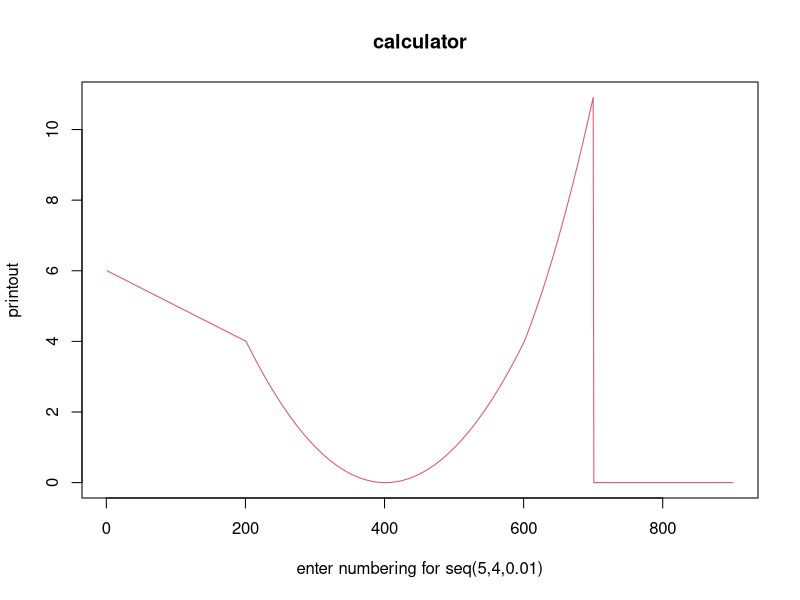
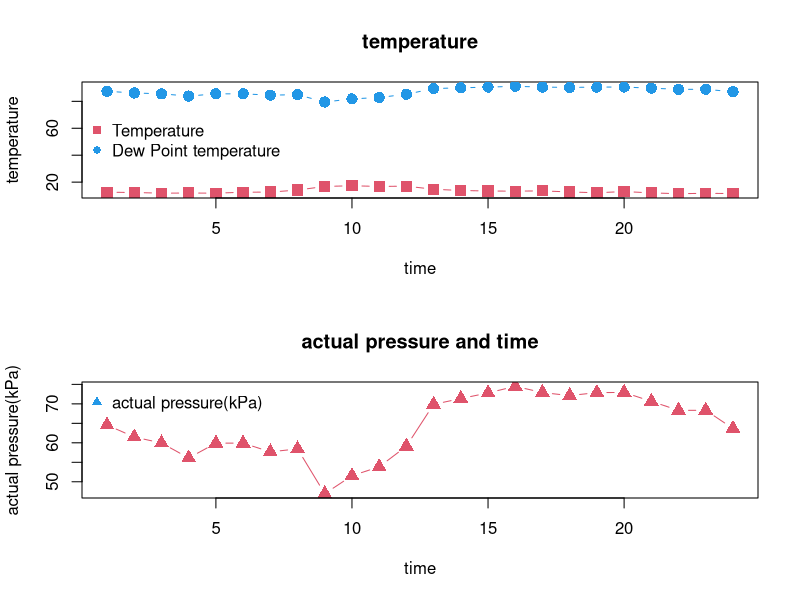

Write R code to recreate these figures, in order.
## ---- chunk 1
#for and create function homework 
rm(list = ls(all = TRUE))
#1
sigmaa<- NULL
echo<- NULL
lol<- seq(-5, 4, 0.01)
for (x in 1:901){
  print(lol[x])
  if (lol[x]<(-3)){
    echo[x] <- 1-lol[x]
  }else if ((-3)<=lol[x] & lol[x]<=1){
     echo[x] <- (lol[x]+1)^2
  }else if (1<lol[x] & lol[x]<2){
    echo[x] <- 2*(lol[x])^2+lol[x]+1
  }else {
    echo[x] <- 0
  }
  print(echo[x])
  sigmaa[x]<-echo[x]
}
plot(1:901, sigmaa,
     type = "l",
     xlab = "enter numbering for seq(5,4,0.01)",
     ylab = "printout", 
     main = "calculator",
     pch = c(15),
     cex = 1.5 , 
     col = c(2))


#2
rm(list = ls(all = TRUE))
#install.packages("data.table")
library(data.table)
Hour<- seq(1:24)
Pressure<- c(768.5, 768.6, 768.6, 768.5, 768.2, 768.2, 769, 769, 769.5, 769.5, 769.1, 767.9, 767.8, 767.3, 766.3, 768.1, 767.3, 767.3, 767.2, 767.7, 767.8, 767.8, 767.9, 767.1)
Tair<- c(12.5, 12.3, 11.8, 11.9, 11.8, 12.5, 12.6, 14.1, 16.8, 17.3, 16.8, 17, 14.7,13.8, 13.4, 13.3, 13.5, 12.7, 12.1, 13, 12, 11.4, 11.7, 11.5)
RH<- c(84, 80, 78, 73, 78, 78, 75, 76, 61, 67, 70, 77, 91, 93, 95, 97, 95, 94, 95, 95, 92, 89, 89, 83)
pltto<-cbind(Hour, Pressure,  Tair, RH)

#建立函數
#實際水氣壓
avp<- function(x){
  0.611*e^(17.5*x/(240.97+x))
}
#露點溫度
AH<- function(a,b){
  a*b/100
}
DPT<- function(a){
  (240.97*log(a/0.611))/(17.50-log(a/0.611))
}


acta<- AH(Pressure/10, RH)
lala<- cbind(Tair,DPT(acta))

par(mfrow=c(2,1), no.readonly = FALSE)
matplot(Hour, lala,
        type = "b",
        xlab = "time",
        ylab = "temperature", 
        main = "temperature",
        pch = c(15,16),
        cex = 1.5 , 
        col = c(2, 4))
legend("left"
       ,c("Temperature","Dew Point temperature"),
       pch = c(15,16),
       col = c(2,4),
       bty = "n")

matplot(Hour, acta,
        type = "b",
        xlab = "time",
        ylab = "actual pressure(kPa)", 
        main = "actual pressure and time",
        pch = c(17),
        cex = 1.5 , 
        col = c(2))
legend("topleft",
       c("actual pressure(kPa)"),
       pch = c(17),
       col = c(4),
       bty = "n")
dev.copy(jpeg," Alisan.jpg")
dev.off()

